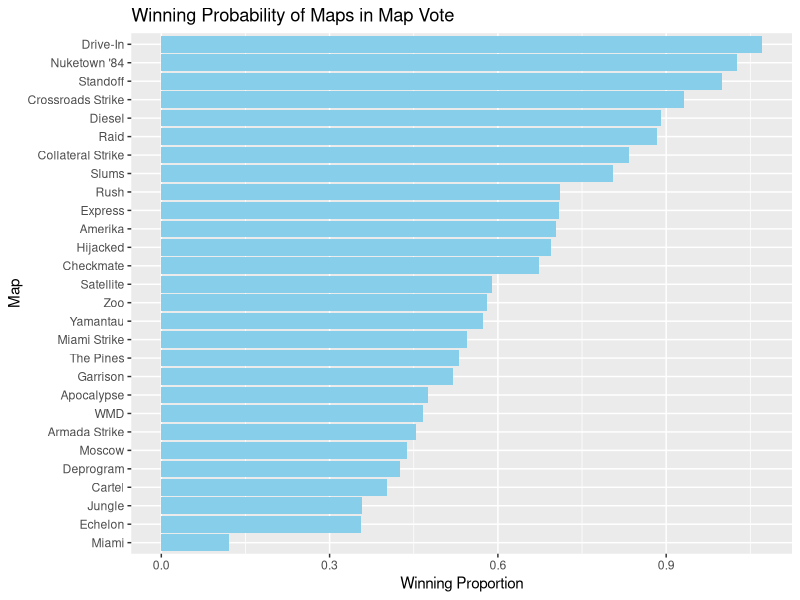
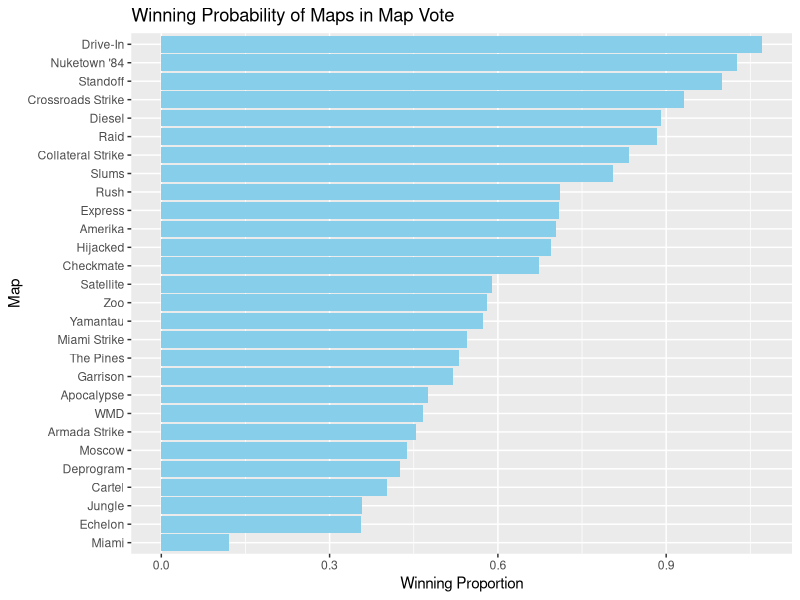
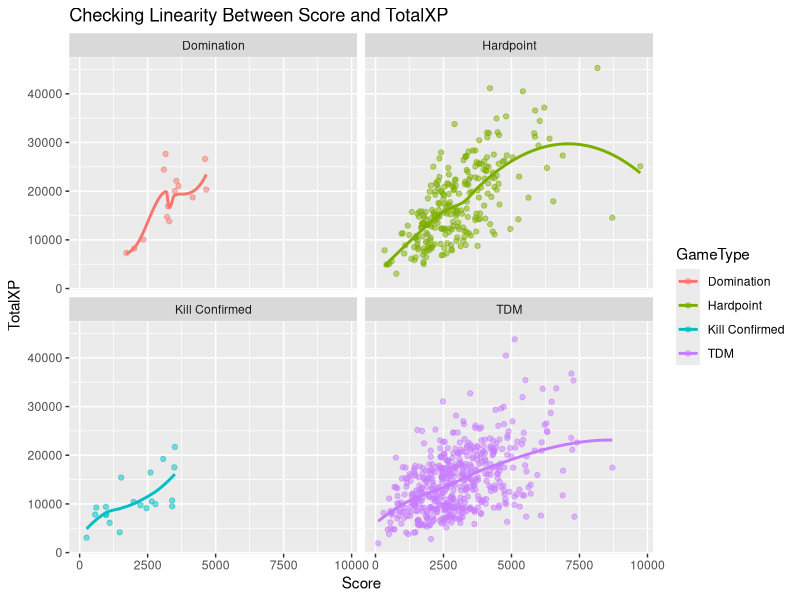

Source code (R) for these figures, in order:
## ---- chunk 1
knitr::opts_chunk$set(echo = TRUE)
## ---- chunk 2
rm(list = ls())
#Add libraries as needed
library(tidyverse)
library(readr)
library(stringr)
library(caret) # For data splitting and model evaluation
library(randomForest) # Random Forest
library(nnet) # Logistic Regression
library(e1071) # SVM


player1 <- read_csv("CODGames_p1_380.csv", show_col_types = FALSE)
player2 <- read_csv("CODGames_p2_380.csv", show_col_types = FALSE)
maps <- read_csv("CODMaps.csv", show_col_types = FALSE)
modes <- read_csv("CODGameModes.csv", show_col_types = FALSE)
## ---- chunk 3
#Combining player1 and player2 data

# Step 1: Add a unique key for both player1 and player 2 datasets
new_p1 <- player1 |>
  mutate(PlayerID = "Player1")

new_p2 <- player2 |>
  mutate(PlayerID = "Player2")

# Step 2: Performing a full join
combined_data <- merge(new_p1, new_p2, all = TRUE, by = intersect(names(new_p1), names(new_p2)))
## ---- chunk 4
#Combining combined data with maps data

#Step 1: Corrections in Choice column in Combined data
combined_data <- combined_data |>
  mutate(Choice = str_replace_all(Choice, "Deisel", "Diesel"),
         Choice = str_replace_all(Choice, "Apocolypse", "Apocalypse"),
         Choice = str_replace_all(Choice, "APocalypse", "Apocalypse"),
         Choice = str_replace_all(Choice, "^Collateral$", "Collateral Strike"),
         Choice = str_replace_all(Choice, "Collaterel Strike", "Collateral Strike"),
         Choice = str_replace_all(Choice, "Riad", "Raid"),
         Choice = str_replace_all(Choice, "Drive-in", "Drive-In"),
         Choice = str_replace_all(Choice, "Nuketown '84 Halloween", "Nuketown '84"))

# Step 2: Rename the Date column in maps to MapDate
maps <- 
  maps |>
  rename(MapDate = Date)

# Step 3: Perform a left join
maps_combined_data <- combined_data |>
  left_join(maps, by = c("Choice" = "Name"))
## ---- chunk 5

# Step 1: Count occurrence of each map
map_count <- 
  maps_combined_data |>
  pivot_longer(cols = c(Map1, Map2), names_to = "Chosen", values_to = "Map") |>
  filter(!is.na(Map) & Map != "") |> 
  group_by(Map) |>
  summarize(MapCount = n())

# Step 3: Count the number of wins
map_won <- 
  maps_combined_data |>
  group_by(Choice) |>
  summarize(WinCount = n()) |>
  rename(Map = Choice)

# Step 4: Merges the number of occurrences and wins
map_statistics <- 
  map_count |>
  left_join(map_won, by = "Map") |>
  filter(!is.na(WinCount)) |>  # Remove rows with NA WinCount
  mutate(WinProportion = WinCount / MapCount) |>
  arrange(desc(WinProportion))

# Step 5: Visualization of results
ggplot(map_statistics, aes(x = reorder(Map, WinProportion), y = WinProportion)) +
  geom_bar(stat = "identity", fill = "skyblue") +
  coord_flip() +
  labs(
    title = "Winning Probability of Maps in Map Vote",
    x = "Map",
    y = "Winning Proportion"
  )

# Step 6: Display map statistics
head(map_statistics)
## ---- chunk 6
# Define a correction function
correction_values <- c(
  "Deisel" = "Diesel",
  "Apocolypse" = "Apocalypse",
  "APocalypse" = "Apocalypse",
  "Collateral" = "Collateral Strike",
  "Collaterel Strike" = "Collateral Strike",
  "Riad" = "Raid",
  "Drive-in" = "Drive-In",
  "Nuketown '84 Halloween" = "Nuketown '84"
)

apply_corrections <- function(dataset, column) {
  dataset %>%
    mutate({{ column }} := recode({{ column }}, !!!correction_values))
}

# Apply corrections to datasets
data_player1 <- apply_corrections(player1, Choice)
data_player2 <- apply_corrections(player2, Choice)
## ---- chunk 7
# Combine player1 and player2 data
data_p1 <- data_player1 %>% mutate(PlayerLabel = "Player1")
data_p2 <- data_player2 %>% mutate(PlayerLabel = "Player2")

merged_data <- full_join(data_p1, data_p2, by = intersect(names(data_p1), names(data_p2)))

# Merge merged_data with map details
combined_maps_data <- merged_data %>%
  left_join(maps, by = c("Choice" = "Name"))
## ---- chunk 8
# Count occurrences as candidates
map_candidates <- combined_maps_data %>%
  pivot_longer(cols = c(Map1, Map2), names_to = "Chosen", values_to = "Map") %>%
  filter(!is.na(Map) & Map != "") %>%
  group_by(Map) %>%
  summarize(MapCount = n())

# Count occurrences as winners
map_wins <- combined_maps_data %>%
  group_by(Choice) %>%
  summarize(WinCount = n()) %>%
  rename(Map = Choice)

# Merge candidate and win counts
map_stats <- map_candidates %>%
  left_join(map_wins, by = "Map") %>%
  filter(!is.na(WinCount)) %>%
  mutate(WinProportion = WinCount / MapCount) %>%
  arrange(desc(WinProportion))

# Visualization of results
ggplot(map_stats, aes(x = reorder(Map, WinProportion), y = WinProportion)) +
  geom_bar(stat = "identity", fill = "skyblue") +
  coord_flip() +
  labs(
    title = "Winning Probability of Maps in Map Vote",
    x = "Map",
    y = "Winning Proportion"
  )

# Display sorted map statistics
print(map_stats)
## ---- chunk 9
modes <- modes %>% mutate(TimeLimit = na_if(TimeLimit, "None"))

maps_combined_data <- maps_combined_data %>%
  mutate(GameType = recode(GameType,
                           "HC - TDM" = "TDM",
                           "HC - Hardpoint" = "Hardpoint",
                           "HC - Kill Confirmed" = "Kill Confirmed",
                           "HC - Domination" = "Domination"))

final_data <- maps_combined_data %>%
  left_join(modes, by = c("GameType" = "Mode"))
## ---- chunk 10
# Filter missing values
cleaned_data <- final_data %>%
  filter(!is.na(Score) & !is.na(TotalXP) & is.finite(Score) & is.finite(TotalXP))
## ---- chunk 11
summary_stats <- cleaned_data %>%
  group_by(GameType) %>%
  summarize(
    mean_Score = mean(Score, na.rm = TRUE),
    sd_Score = sd(Score, na.rm = TRUE),
    mean_TotalXP = mean(TotalXP, na.rm = TRUE),
    sd_TotalXP = sd(TotalXP, na.rm = TRUE),
    n = n()
  )

print(summary_stats)
## ---- chunk 12
ggplot(cleaned_data, aes(x = Score, y = TotalXP, color = GameType)) +
  geom_point(alpha = 0.5) +  # Scatter points
  geom_smooth(method = "loess", se = FALSE) +  # Add a LOESS curve
  facet_wrap(~ GameType) +  # Separate by GameType
  labs(title = "Checking Linearity Between Score and TotalXP",
       x = "Score",
       y = "TotalXP")
## ---- chunk 13
# Linear Regression Model
model <- lm(TotalXP ~ Score * GameType, data = cleaned_data)
summary(model)
## ---- chunk 14
set.seed(123)
class_data <- cleaned_data %>%
  select(TotalXP, Score, GameType) %>%
  mutate(GameType = as.factor(GameType))

train_index <- createDataPartition(class_data$GameType, p = 0.7, list = FALSE)
train_data <- class_data[train_index, ]
test_data <- class_data[-train_index, ]
## ---- chunk 15
rf_model <- randomForest(GameType ~ TotalXP + Score, data = train_data)
rf_preds <- predict(rf_model, test_data)
rf_accuracy <- sum(rf_preds == test_data$GameType) / nrow(test_data)


cat("Random Forest Accuracy:", rf_accuracy, "\n")
print(confusionMatrix(rf_preds, test_data$GameType))
## ---- chunk 16
lr_model <- multinom(GameType ~ TotalXP + Score, data = train_data)
lr_preds <- predict(lr_model, test_data)
lr_accuracy <- sum(lr_preds == test_data$GameType) / nrow(test_data)

cat("Logistic Regression Accuracy:", lr_accuracy, "\n")
print(confusionMatrix(lr_preds, test_data$GameType))
## ---- chunk 17
svm_model <- svm(GameType ~ TotalXP + Score, data = train_data, kernel = "radial")
svm_preds <- predict(svm_model, test_data)
svm_accuracy <- sum(svm_preds == test_data$GameType) / nrow(test_data)

cat("Support Vector Machines Accuracy:", svm_accuracy, "\n")
print(confusionMatrix(svm_preds, test_data$GameType))
